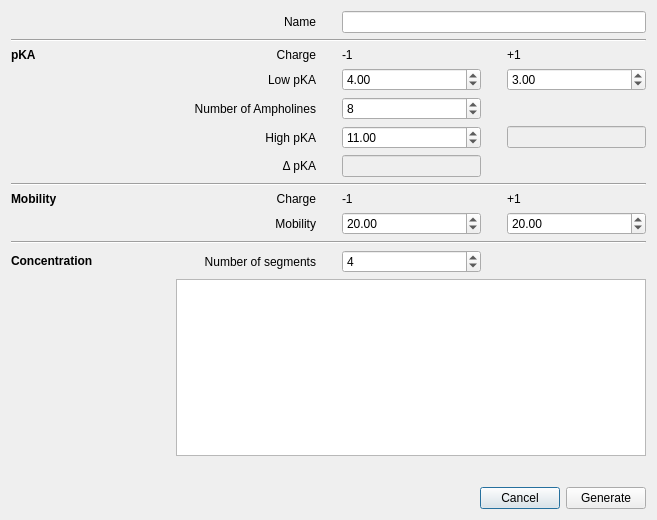
<?xml version="1.0" encoding="UTF-8"?>
<ui version="4.0">
 <class>Ampholines</class>
 <widget class="QDialog" name="Ampholines">
  <property name="geometry">
   <rect>
    <x>0</x>
    <y>0</y>
    <width>657</width>
    <height>520</height>
   </rect>
  </property>
  <property name="windowTitle">
   <string>Ampholites</string>
  </property>
  <layout class="QGridLayout" name="gridLayout_2">
   <item row="0" column="0">
    <layout class="QGridLayout" name="gridLayout">
     <property name="horizontalSpacing">
      <number>26</number>
     </property>
     <property name="verticalSpacing">
      <number>6</number>
     </property>
     <item row="7" column="0" colspan="4">
      <widget class="Line" name="line">
       <property name="orientation">
        <enum>Qt::Horizontal</enum>
       </property>
      </widget>
     </item>
     <item row="5" column="3">
      <widget class="QLineEdit" name="f_high_pKAp">
       <property name="enabled">
        <bool>false</bool>
       </property>
       <property name="sizePolicy">
        <sizepolicy hsizetype="Minimum" vsizetype="Fixed">
         <horstretch>0</horstretch>
         <verstretch>0</verstretch>
        </sizepolicy>
       </property>
      </widget>
     </item>
     <item row="8" column="2">
      <widget class="QLabel" name="label_5">
       <property name="text">
        <string>-1</string>
       </property>
      </widget>
     </item>
     <item row="8" column="3">
      <widget class="QLabel" name="label_6">
       <property name="text">
        <string>+1</string>
       </property>
      </widget>
     </item>
     <item row="9" column="2">
      <widget class="QDoubleSpinBox" name="f_Un">
       <property name="value">
        <double>20.000000000000000</double>
       </property>
      </widget>
     </item>
     <item row="9" column="3">
      <widget class="QDoubleSpinBox" name="f_Up">
       <property name="value">
        <double>20.000000000000000</double>
       </property>
      </widget>
     </item>
     <item row="0" column="2" colspan="2">
      <widget class="QLineEdit" name="f_name"/>
     </item>
     <item row="1" column="0" colspan="4">
      <widget class="Line" name="line_2">
       <property name="styleSheet">
        <string notr="true"/>
       </property>
       <property name="orientation">
        <enum>Qt::Horizontal</enum>
       </property>
      </widget>
     </item>
     <item row="8" column="1">
      <widget class="QLabel" name="label_9">
       <property name="text">
        <string>Charge</string>
       </property>
       <property name="alignment">
        <set>Qt::AlignRight|Qt::AlignTrailing|Qt::AlignVCenter</set>
       </property>
      </widget>
     </item>
     <item row="3" column="3">
      <widget class="QDoubleSpinBox" name="f_low_pKAp">
       <property name="maximum">
        <double>15.000000000000000</double>
       </property>
       <property name="singleStep">
        <double>0.100000000000000</double>
       </property>
       <property name="value">
        <double>3.000000000000000</double>
       </property>
      </widget>
     </item>
     <item row="0" column="1">
      <widget class="QLabel" name="label">
       <property name="text">
        <string>Name</string>
       </property>
       <property name="alignment">
        <set>Qt::AlignRight|Qt::AlignTrailing|Qt::AlignVCenter</set>
       </property>
      </widget>
     </item>
     <item row="2" column="1">
      <widget class="QLabel" name="label_4">
       <property name="text">
        <string>Charge</string>
       </property>
       <property name="alignment">
        <set>Qt::AlignRight|Qt::AlignTrailing|Qt::AlignVCenter</set>
       </property>
      </widget>
     </item>
     <item row="2" column="2">
      <widget class="QLabel" name="label_2">
       <property name="text">
        <string>-1</string>
       </property>
      </widget>
     </item>
     <item row="2" column="3">
      <widget class="QLabel" name="label_3">
       <property name="text">
        <string>+1</string>
       </property>
      </widget>
     </item>
     <item row="3" column="2">
      <widget class="QDoubleSpinBox" name="f_low_pKAn">
       <property name="maximum">
        <double>15.000000000000000</double>
       </property>
       <property name="singleStep">
        <double>0.100000000000000</double>
       </property>
       <property name="value">
        <double>4.000000000000000</double>
       </property>
      </widget>
     </item>
     <item row="4" column="2">
      <widget class="QSpinBox" name="f_number">
       <property name="minimum">
        <number>1</number>
       </property>
       <property name="maximum">
        <number>999</number>
       </property>
       <property name="value">
        <number>8</number>
       </property>
      </widget>
     </item>
     <item row="5" column="2">
      <widget class="QDoubleSpinBox" name="f_high_pKAn">
       <property name="maximum">
        <double>15.000000000000000</double>
       </property>
       <property name="singleStep">
        <double>0.100000000000000</double>
       </property>
       <property name="value">
        <double>11.000000000000000</double>
       </property>
      </widget>
     </item>
     <item row="10" column="0" colspan="4">
      <widget class="Line" name="line_3">
       <property name="orientation">
        <enum>Qt::Horizontal</enum>
       </property>
      </widget>
     </item>
     <item row="5" column="1">
      <widget class="QLabel" name="label_11">
       <property name="text">
        <string>High pKA</string>
       </property>
       <property name="alignment">
        <set>Qt::AlignRight|Qt::AlignTrailing|Qt::AlignVCenter</set>
       </property>
      </widget>
     </item>
     <item row="11" column="1">
      <widget class="QLabel" name="label_15">
       <property name="text">
        <string>Number of segments</string>
       </property>
       <property name="alignment">
        <set>Qt::AlignRight|Qt::AlignTrailing|Qt::AlignVCenter</set>
       </property>
      </widget>
     </item>
     <item row="4" column="1">
      <widget class="QLabel" name="label_8">
       <property name="text">
        <string>Number of Ampholines</string>
       </property>
       <property name="alignment">
        <set>Qt::AlignRight|Qt::AlignTrailing|Qt::AlignVCenter</set>
       </property>
      </widget>
     </item>
     <item row="3" column="1">
      <widget class="QLabel" name="label_10">
       <property name="text">
        <string>Low pKA</string>
       </property>
       <property name="alignment">
        <set>Qt::AlignRight|Qt::AlignTrailing|Qt::AlignVCenter</set>
       </property>
      </widget>
     </item>
     <item row="9" column="1">
      <widget class="QLabel" name="label_7">
       <property name="text">
        <string>Mobility</string>
       </property>
       <property name="alignment">
        <set>Qt::AlignRight|Qt::AlignTrailing|Qt::AlignVCenter</set>
       </property>
      </widget>
     </item>
     <item row="6" column="2">
      <widget class="QLineEdit" name="f_delta_pKA">
       <property name="enabled">
        <bool>false</bool>
       </property>
       <property name="sizePolicy">
        <sizepolicy hsizetype="Minimum" vsizetype="Fixed">
         <horstretch>0</horstretch>
         <verstretch>0</verstretch>
        </sizepolicy>
       </property>
      </widget>
     </item>
     <item row="2" column="0">
      <widget class="QLabel" name="label_12">
       <property name="text">
        <string>&lt;html&gt;&lt;head/&gt;&lt;body&gt;&lt;p&gt;&lt;span style=&quot; font-weight:600;&quot;&gt;pKA&lt;/span&gt;&lt;/p&gt;&lt;/body&gt;&lt;/html&gt;</string>
       </property>
      </widget>
     </item>
     <item row="6" column="1">
      <widget class="QLabel" name="label_14">
       <property name="text">
        <string>Δ pKA</string>
       </property>
       <property name="alignment">
        <set>Qt::AlignRight|Qt::AlignTrailing|Qt::AlignVCenter</set>
       </property>
      </widget>
     </item>
     <item row="8" column="0">
      <widget class="QLabel" name="label_13">
       <property name="text">
        <string>&lt;html&gt;&lt;head/&gt;&lt;body&gt;&lt;p&gt;&lt;span style=&quot; font-weight:600;&quot;&gt;Mobility&lt;/span&gt;&lt;/p&gt;&lt;/body&gt;&lt;/html&gt;</string>
       </property>
      </widget>
     </item>
     <item row="11" column="2">
      <widget class="QSpinBox" name="f_segmentsNumber">
       <property name="value">
        <number>4</number>
       </property>
      </widget>
     </item>
     <item row="12" column="1" colspan="3">
      <widget class="QTableView" name="f_segmentsView"/>
     </item>
     <item row="11" column="0">
      <widget class="QLabel" name="label_16">
       <property name="text">
        <string>&lt;html&gt;&lt;head/&gt;&lt;body&gt;&lt;p&gt;&lt;span style=&quot; font-weight:600;&quot;&gt;Concentration&lt;/span&gt;&lt;/p&gt;&lt;/body&gt;&lt;/html&gt;</string>
       </property>
      </widget>
     </item>
    </layout>
   </item>
   <item row="1" column="0">
    <spacer name="verticalSpacer">
     <property name="orientation">
      <enum>Qt::Vertical</enum>
     </property>
     <property name="sizeHint" stdset="0">
      <size>
       <width>20</width>
       <height>40</height>
      </size>
     </property>
    </spacer>
   </item>
   <item row="2" column="0">
    <layout class="QHBoxLayout" name="horizontalLayout">
     <item>
      <spacer name="horizontalSpacer">
       <property name="orientation">
        <enum>Qt::Horizontal</enum>
       </property>
       <property name="sizeHint" stdset="0">
        <size>
         <width>40</width>
         <height>20</height>
        </size>
       </property>
      </spacer>
     </item>
     <item>
      <widget class="QPushButton" name="pushButton_2">
       <property name="text">
        <string>Cancel</string>
       </property>
      </widget>
     </item>
     <item>
      <widget class="QPushButton" name="pushButton">
       <property name="text">
        <string>Generate</string>
       </property>
      </widget>
     </item>
    </layout>
   </item>
  </layout>
 </widget>
 <tabstops>
  <tabstop>f_name</tabstop>
  <tabstop>f_low_pKAn</tabstop>
  <tabstop>f_low_pKAp</tabstop>
  <tabstop>f_number</tabstop>
  <tabstop>f_high_pKAn</tabstop>
  <tabstop>f_high_pKAp</tabstop>
  <tabstop>f_delta_pKA</tabstop>
  <tabstop>f_Un</tabstop>
  <tabstop>f_Up</tabstop>
  <tabstop>f_segmentsNumber</tabstop>
  <tabstop>f_segmentsView</tabstop>
  <tabstop>pushButton_2</tabstop>
  <tabstop>pushButton</tabstop>
 </tabstops>
 <resources/>
 <connections>
  <connection>
   <sender>pushButton_2</sender>
   <signal>clicked()</signal>
   <receiver>Ampholines</receiver>
   <slot>reject()</slot>
   <hints>
    <hint type="sourcelabel">
     <x>537</x>
     <y>497</y>
    </hint>
    <hint type="destinationlabel">
     <x>377</x>
     <y>477</y>
    </hint>
   </hints>
  </connection>
  <connection>
   <sender>pushButton</sender>
   <signal>clicked()</signal>
   <receiver>Ampholines</receiver>
   <slot>accept()</slot>
   <hints>
    <hint type="sourcelabel">
     <x>603</x>
     <y>491</y>
    </hint>
    <hint type="destinationlabel">
     <x>231</x>
     <y>478</y>
    </hint>
   </hints>
  </connection>
 </connections>
</ui>
